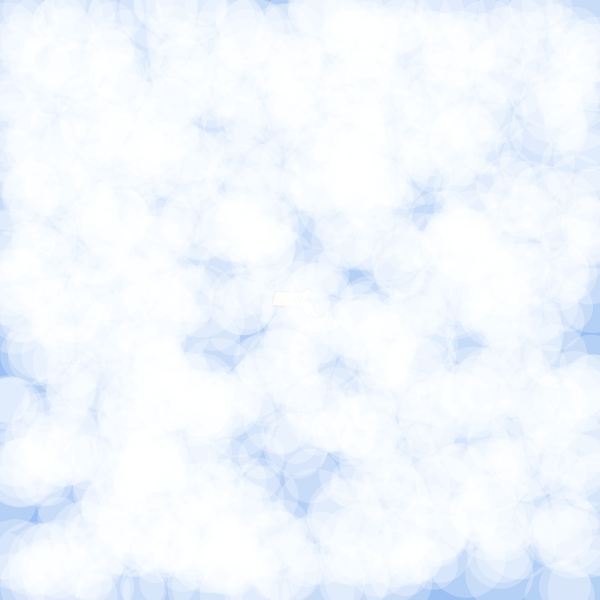
Frame 1 (no input)
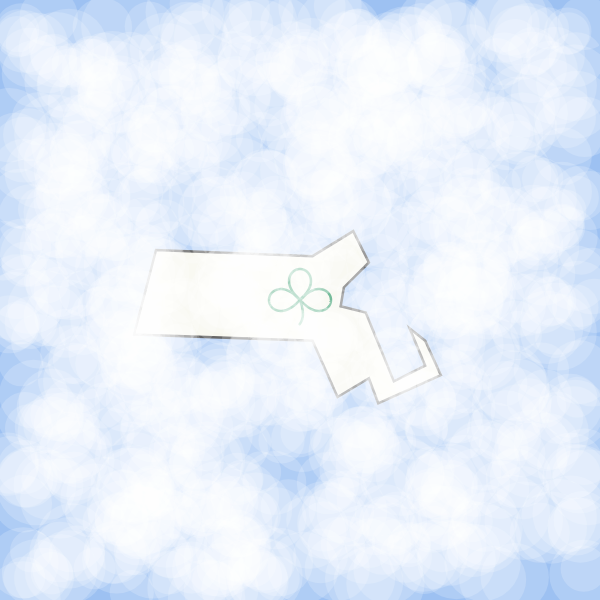
Frame 60 (no input)
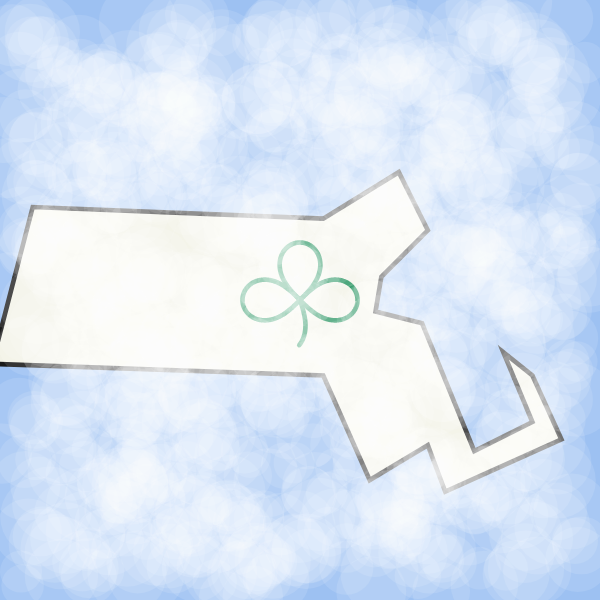
Frame 120 (the mouse pressed at the canvas centre since frame 60)

The p5.js sketch that drew these frames (run headless with seeded random() and noise() and a simulated clock; from frame 60 on, the mouse is pressed at the canvas centre):

// p5.js sketch
// ── sketch.js
/*
http://nexusbug.com/

STORY of ONE

EP 005: Bay State

SCALE = pow(10, 4) - pow(10, 1) meters
*/


let wW, wH, cW, cH;

let cnv;

let ma;

let sc = 0.1;

let interval;

let c; //clover
let cstem;

let clouds = [];

function preload() {}

function setup() {
  calcCanvasSize();
  cnv = createCanvas(cW, cH);

  ma = new Mass;

  c = new Lemniscate(35, 0.25, 0.75);
  cstem = new Lemniscate(35, 0.75, 0.92);

  for (let i = 0; i < 1000; i++) {
    let x = random(cW);
    let y = random(cH);
    let r = random(20, 40);
    clouds[i] = new Cloud(x, y, r, 65, 0);
  }


  interval = setInterval(timer, 1);

}



function draw() {
  colorMode(HSB, 360, 100, 100);
  if (sc <= 5) {
    background(215, 35, 95);
  } else if (5 < sc <= 112) {
    background(60, 5, 95);
  }

  imageMode(CENTER);
  colorMode(HSB, 360, 100, 100);

  translate(cW / 2, cH / 2);

  noFill();
  strokeWeight(4);
  stroke(10);


  if (sc <= 5) {
    push();
    scale(sc);
    fill(60, 5, 95);
    ma.disp();
    pop();
  }

  stroke(152, 100, 50);
  if (sc <= 112) {
    push();
    scale(sc);
    c.disp();
    rotate(PI);
    c.disp();
    rotate(1.5 * PI);
    c.disp();
    rotate(0.15 * PI);
    cstem.disp();
    pop();
  }


  if (110 < sc) {
    push();
    rectMode(CENTER);
    noStroke();
    fill(152, 100, 50);
    rect(0, 0, cW, cH);
    pop();
  }

  if (120 < sc) {
    clearInterval(interval);
  }

  translate(-cW / 2, -cH / 2);

  if (sc <= 3) {
    colorMode(RGB, 255);
    for (let cloud of clouds) {
      cloud.move();
      cloud.show();
    }
  }

}



function timer() {
  if (sc <= 5) {
    sc += 0.002;
  } else if (5 < sc <= 112) {
    sc += 0.05;
  }
}

class Cloud {
  constructor(x, y, r, density, limit) {
    this.x = x;
    this.y = y;
    this.r = r;

    this.a = density;
    this.l = limit;
  }

  move() {
    this.x = this.x + random(-5, 5);
    this.y = this.y + random(-5, 5);
    if (this.x > cW || this.x < 0 || this.y > cH || this.y < 0) {
      this.x = random(cW);
      this.y = random(cH);
    }

    if (this.a >= this.l) {
      this.a -= 0.3;
    }

  }

  show() {
    noStroke();
    fill(255, this.a);
    ellipse(this.x, this.y, this.r * 2);
  }
}


class Mass {
  constructor() {
    this.cx = 35;
    this.cy = 10;
  }

  disp() {

    beginShape();
    vertex(cS(this.cx) + cS(30), cS(this.cy) + cS(0));
    vertex(cS(this.cx) + cS(35), cS(this.cy) + cS(-30));
    vertex(cS(this.cx) + cS(75), cS(this.cy) + cS(-70));
    vertex(cS(this.cx) + cS(50), cS(this.cy) + cS(-120));
    vertex(cS(this.cx) + cS(-15), cS(this.cy) + cS(-80));
    vertex(cS(this.cx) + cS(-265), cS(this.cy) + cS(-90));
    vertex(cS(this.cx) + cS(-300), cS(this.cy) + cS(45));
    vertex(cS(this.cx) + cS(-15), cS(this.cy) + cS(55));
    vertex(cS(this.cx) + cS(25), cS(this.cy) + cS(145));
    vertex(cS(this.cx) + cS(75), cS(this.cy) + cS(115));
    vertex(cS(this.cx) + cS(90), cS(this.cy) + cS(155));
    vertex(cS(this.cx) + cS(190), cS(this.cy) + cS(110));
    vertex(cS(this.cx) + cS(165), cS(this.cy) + cS(55));
    vertex(cS(this.cx) + cS(140), cS(this.cy) + cS(35));
    vertex(cS(this.cx) + cS(165), cS(this.cy) + cS(95));
    vertex(cS(this.cx) + cS(115), cS(this.cy) + cS(120));
    vertex(cS(this.cx) + cS(70), cS(this.cy) + cS(10));
    endShape(CLOSE);
  }

}

class Lemniscate {
  constructor(scale, c1, c2) {
    this.scale = scale || 150;
    this.r;

    this.c1 = c1 || 0.25;
    this.c2 = c2 || 0.75;
  }


  disp() {

    beginShape();
    for (let angle = this.c1 * TWO_PI; angle < this.c2 * TWO_PI; angle += 0.01) {
      this.r = this.scale * (sqrt(2) * cos(angle)) / (pow(sin(angle), 2) + 1);
      let x = this.r;
      let y = this.r * sin(angle);
      vertex(cS(x), cS(y));
    }
    endShape();

  }

}


//template

//convert Size
function cS(num) {
  let n = num;
  n = cW / (600 / n);
  return n;
}

function calcCanvasSize() {
  wW = windowWidth;
  wH = windowHeight;

  if (wW < wH) {
    wH = wW
  } else {
    wW = wH
  }

  cW = wW - 300;

  if (wW <= 700) {
    cW = 400;
  } else if (wW >= 900) {
    cW = 600;
  }
  cH = cW;
}

function windowResized() {
  calcCanvasSize();
  resizeCanvas(cW, cH);

}
